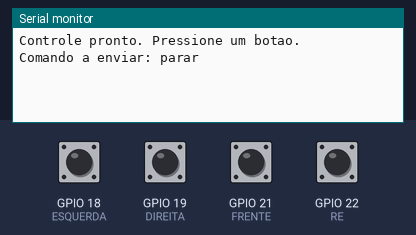
Recording of a sketch running on a simulated ESP32. Parts: the last lines printed to the serial monitor. The test bench sets the inputs (shaded band); at power-on: GPIO 18 (ESQUERDA), GPIO 19 (DIREITA), GPIO 21 (FRENTE), GPIO 22 (RE) HIGH.

Above: at 1.2 s.
1.3 s: GPIO 18 (ESQUERDA) pulled LOW for 0.15 s
At 1.43 s:
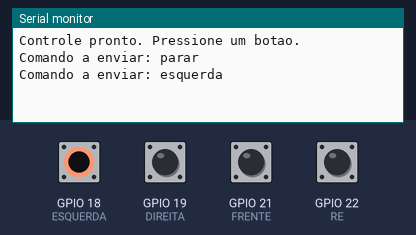
2.9 s: GPIO 19 (DIREITA) pulled LOW for 0.15 s
At 3.03 s:
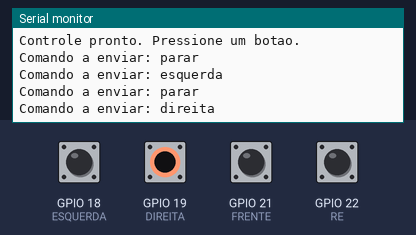
4.5 s: GPIO 21 (FRENTE) pulled LOW for 0.15 s
At 4.64 s:
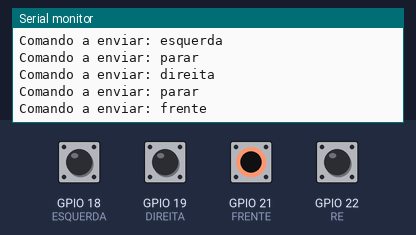
6.1 s: GPIO 22 (RE) pulled LOW for 0.15 s
At 6.24 s:
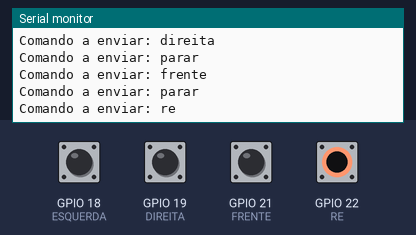

Measured:
- after the input at 1.3 s, the serial monitor: prints a new line at once (image 1)
- after the input at 2.9 s, the serial monitor: prints a new line at once (image 2)
- after the input at 4.5 s, the serial monitor: prints a new line at once (image 3)
- after the input at 6.1 s, the serial monitor: prints a new line at once (image 4)

The sketch:

cliente_basico.ino
```cpp
// Exemplo DIDATICO recriado em 28/10/2026; etapa do cliente (27/10).
// Mostra os comandos dos quatro botoes no Serial. A transmissao real
// de movimentos sera demonstrada na entrega de 04/11.
// ESP32 do controle: botoes ligados ao GND (INPUT_PULLUP).
const int ESQUERDA = 18, DIREITA = 19, FRENTE = 21, RE = 22;
String anterior = "";

void setup() {
  Serial.begin(9600);
  for (int pin : {ESQUERDA, DIREITA, FRENTE, RE}) pinMode(pin, INPUT_PULLUP);
  Serial.println("Controle pronto. Pressione um botao.");
}

void loop() {
  String comando = "parar";
  if (digitalRead(FRENTE) == LOW) comando = "frente";
  else if (digitalRead(RE) == LOW) comando = "re";
  else if (digitalRead(ESQUERDA) == LOW) comando = "esquerda";
  else if (digitalRead(DIREITA) == LOW) comando = "direita";

  if (comando != anterior) {
    Serial.println("Comando a enviar: " + comando);
    anterior = comando;
  }
  delay(50);
}
```
